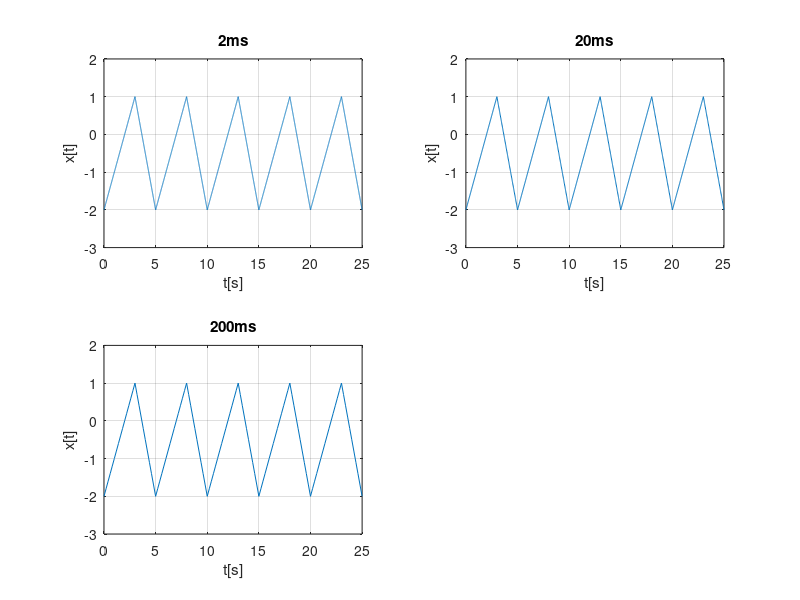

MATLAB code to generate this figure:
%Tema_de_casa_Ex_2
%2ms
i=input('Cate perioade vreti sa apara in reprezentarea grafica?')%citesc de la tastatura o variabila in care sa stochez numarul de perioade pe care vrea sa le reprezint grafic
t=0:0.002:5*i; %rezolutia temporara
f=0.2;%f=1/T,T=5s;
w=2*pi*f*t;%pulsatie
xmax=0.6 ;%panta este egala cu 1.pentru xmax=1, panta ar fi fost egala cu 3/5
%astfel avem nevoie ca scaderea x2-x1=3, deci xmax=cat la suta din 5 este
%egal cu 3( xmax este un numar cuprins intre 0 si 1)
nivel_maxim=1;
nivel_minim=-2;
a=(nivel_maxim-nivel_minim)/2;%amplitudine
cc=0.5;%componenta continua
x=a*sawtooth(w,0.6)-cc;%functie semnal triunghiular
subplot(221);%functia subplot imi imparte fereastra grafica in 4 miniferestre( o matrice cu 2 linii si 2 coloane)
plot(t,x),grid,xlabel('t[s]'),ylabel('x[t]'),axis([0 5*i -3 2]),title('2ms');

%20ms
i=input('Cate perioade vreti sa apara in reprezentarea grafica?')
t=0:0.02:5*i; %rezolutia temporara
f=0.2;%f=1/T,T=5s;
w=2*pi*f*t;%pulsatie
xmax=0.6 ;%panta este egala cu 1.pentru xmax=1, panta ar fi fost egala cu 3/5
%astfel avem nevoie ca scaderea x2-x1=3, deci xmax=cat la suta din 5 este
%egal cu 3( xmax este un numar cuprins intre 0 si 1)
nivel_maxim=1;
nivel_minim=-2;
a=(nivel_maxim-nivel_minim)/2;%amplitudine
cc=0.5;%componenta continua
x=a*sawtooth(w,0.6)-cc;%functie semnal triunghiular
subplot(222);%functia subplot imi imparte fereastra grafica in 4 miniferestre( o matrice cu 2 linii si 2 coloane)
plot(t,x),grid,xlabel('t[s]'),ylabel('x[t]'),axis([0 5*i -3 2]),title('20ms');

%200ms
i=input('Cate perioade vreti sa apara in reprezentarea grafica?')
t=0:0.2:5*i; %rezolutia temporara
f=0.2;%f=1/T,T=5s;
w=2*pi*f*t;%pulsatie
xmax=0.6 ;%panta este egala cu 1.pentru xmax=1, panta ar fi fost egala cu 3/5
%astfel avem nevoie ca scaderea x2-x1=3, deci xmax=cat la suta din 5 este
%egal cu 3( xmax este un numar cuprins intre 0 si 1)
nivel_maxim=1;
nivel_minim=-2;
a=(nivel_maxim-nivel_minim)/2;%amplitudine
cc=0.5;%componenta continua
x=a*sawtooth(w,0.6)-cc;%functie semnal triunghiular
subplot(223);%functia subplot imi imparte fereastra grafica in 4 miniferestre( o matrice cu 2 linii si 2 coloane)
plot(t,x),grid,xlabel('t[s]'),ylabel('x[t]'),axis([0 5*i -3 2]),title('200ms');

